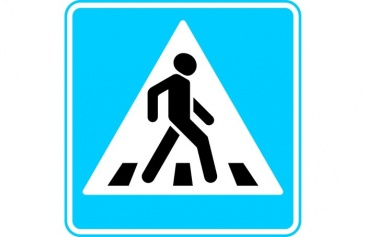
%> input picture technical_vision/lab_2/roadSign.jpg, 366 x 237 px
$ octave EditImage.m   (GNU Octave 9; MATLAB toolbox functions it lacks are replaced by stand-ins)
%> lines starting %> are read from the running program, lines starting %| are printed output that depends on the picture
### technical_vision/lab_2/saveImage.m
function saveImage(Image, title_, path, closeFigure)
fh = figure; title(title_);
imshow(Image)
saveas(fh, path, 'jpg');
if (strcmp(closeFigure, 'true'))
    close(fh);
end
disp(['figure "',title_,'" was saved [done]'])

### technical_vision/lab_2/EditImage.m
closeFigure = 'false';
% Shift
%__________________________________________________________________________
xShift = 10; % px
yShift = 10; % px
disp('Shift')
disp('   ');
mkdir shift;
disp('creating a folder "shift" [done]');

Image = imread('roadSign.jpg');
%> Image is the input picture: size 237x366x3 uint8; mean R, G, B 143.1, 219.9, 238.2
T = [1 0 0; 0 1 0; xShift yShift 1];
tform = affine2d(T);
Image_shift = imwarp(Image, tform , 'Interp', 'nearest', 'OutputView',...
imref2d(size(Image), [1 size(Image,2)] , [1 size(Image,1)]));
saveImage(Image, 'original', 'shift/original', closeFigure);
saveImage(Image_shift, 'shift', 'shift/shift', closeFigure);
disp('   ');
%__________________________________________________________________________

% Reflect
%__________________________________________________________________________
disp('Reflect');
disp('   ');
mkdir reflect;
disp('creating a folder "reflect" [done]');

T = [1 0 0; 0 -1 0; 0 0 1];
tform = affine2d(T);
Image_reflect = imwarp(Image, tform);
saveImage(Image, 'original', 'reflect/original', closeFigure);
saveImage(Image_reflect, 'reflect', 'reflect/reflect', closeFigure);
disp('   ');
%__________________________________________________________________________

% Scale
%__________________________________________________________________________
disp('Scale');
disp('   ');
mkdir scale;
disp('creating a folder "scale" [done]');
T = [0.2 0 0; 0 0.2 0; 0 0 1];
tform = affine2d(T);
Image_scale = imwarp(Image, tform);

saveImage(Image, 'original', 'scale/original', closeFigure);
saveImage(Image_scale, 'scale', 'scale/scale', closeFigure);
disp('   ');
%__________________________________________________________________________

% Rotate
%__________________________________________________________________________
disp('Rotate');
disp('   ');
mkdir rotate;
disp('creating a folder "rotate" [done]');
phi = 17*pi/180;
T = [cos(phi) sin(phi) 0;
    -sin(phi) cos(phi) 0;
    0 0 1];
tform = affine2d(T);
Image_rotate = imwarp(Image, tform );

saveImage(Image, 'original', 'rotate/original', closeFigure);
saveImage(Image_rotate, 'rotate', 'rotate/rotate', closeFigure);
disp('   ');
%__________________________________________________________________________

% Скос изображения
%__________________________________________________________________________
disp('Bevel');
disp('   ');
mkdir bevel;
disp('creating a folder "bevel" [done]');
T = [1 0 0; 0.3 1 0; 0 0 1];
tform = affine2d (T);
Image_bevel = imwarp (Image, tform );
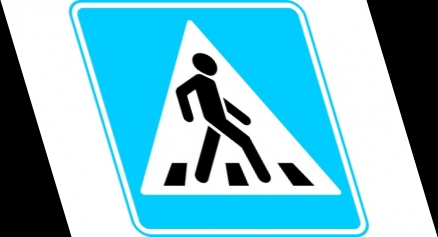
%> Image_bevel: size 237x438x3 uint8; mean R, G, B 119.6, 183.7, 199.1

saveImage(Image, 'original', 'bevel/original', closeFigure);
saveImage(Image_bevel, 'bevel', 'bevel/bevel', closeFigure);
disp('   ');
%__________________________________________________________________________

% Кусочно-линейные преобразования
%__________________________________________________________________________
disp('Piecewiselinear');
disp('   ');
mkdir piecewiselinear;
disp('creating a folder "piecewiselinear" [done]');
imid = round(size(Image ,2)/2);
%> imid = 183
Image_left = Image(:, 1:imid, :);
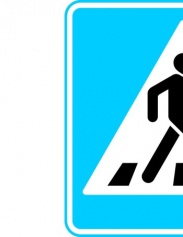
%> Image_left: size 237x183x3 uint8; mean R, G, B 141.9, 218.7, 237
stretch = 2;
Image_right = Image(:, (imid+1:end), :);
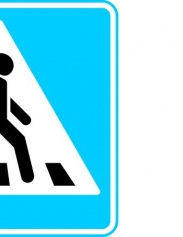
%> Image_right: size 237x183x3 uint8; mean R, G, B 144.3, 221.1, 239.4
T = [stretch 0 0; 0 1 0; 0 0 1];
tform = affine2d(T);
Image_scale = imwarp (Image_right , tform);
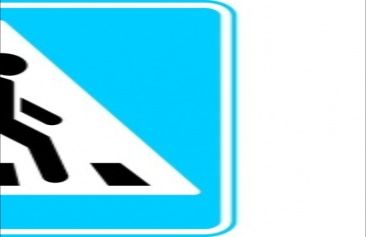
%> Image_scale: size 237x366x3 uint8; mean R, G, B 144.1, 220.9, 239.2
Image_piecewiselinear = [Image_left Image_scale];
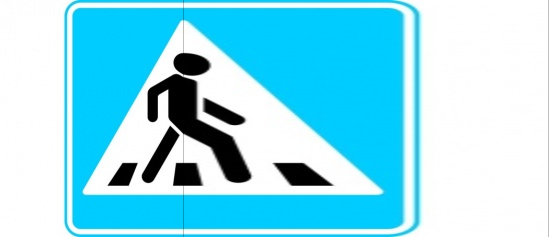
%> Image_piecewiselinear: size 237x549x3 uint8; mean R, G, B 143.3, 220.1, 238.5

saveImage(Image, 'original', 'piecewiselinear/original', closeFigure);
saveImage(Image_piecewiselinear, 'piecewiselinear',...
    'piecewiselinear/piecewiselinear', closeFigure);
disp('   ');
%__________________________________________________________________________

% Проекция изображения
%__________________________________________________________________________
disp('Projective');
disp('   ');
mkdir projective;
disp('creating a folder "projective" [done]');

T = [1.1 0.35 0; 0.2 1.1 0; 0.00075 0.0005 1];
tform = projective2d (T);
Image_projective = imwarp (Image, tform );
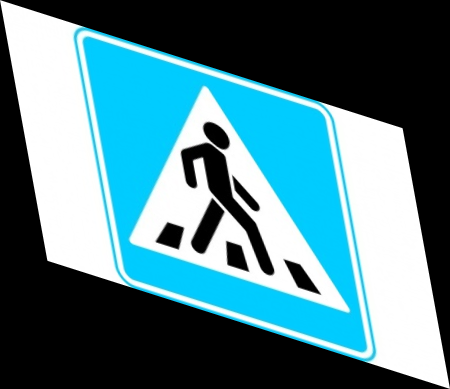
%> Image_projective: size 389x450x3 uint8; mean R, G, B 80.8, 124.2, 134.6

saveImage(Image, 'original', 'projective/original', closeFigure);
saveImage(Image_projective, 'projective',...
    'projective/projective', closeFigure);
disp('   ');
%__________________________________________________________________________

% Полиномиальное преобразование
%__________________________________________________________________________
disp('Polynomial');
disp('   ');
mkdir polynomial;
disp('creating a folder "polynomial" [done]');

[numRows , numCols , Layers] = size(Image);
%> numRows = 237; numCols = 366; Layers = 3
T = [0 0; 1 0; 0 1; 0.00001 0;
    0.002 0; 0.001 0];
for k =1:1:Layers
    for y =1:1:numCols
        for x =1:1:numRows
            xnew = round(T(1 ,1)+T(2 ,1)*x +...
            T(3 ,1)*y+T(4 ,1)*x^2+...
            T(5 ,1)*x*y+T(6 ,1)*y^2);
            ynew = round(T(1 ,2)+T(2 ,2)*x +...
            T(3 ,2)*y+T(4 ,2)*x^2+...
            T(5 ,2)*x*y+T(6 ,2)*y^2);
            I_polynomial(xnew ,ynew ,k) = ...
            Image(x,y,k);
        end
    end
end
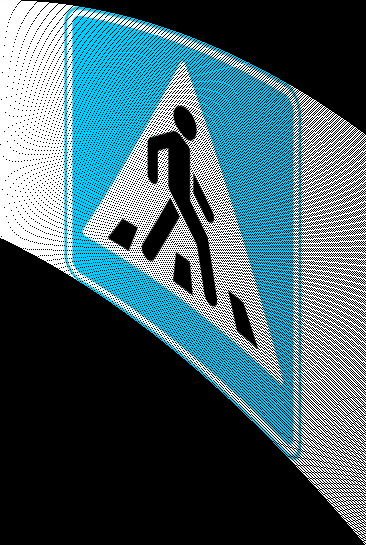
%> I_polynomial: size 545x366x3 uint8; mean R, G, B 62.2, 95.6, 103.6

saveImage(Image, 'original', 'polynomial/original', closeFigure);
saveImage(I_polynomial, 'polynomial',...
    'polynomial/polynomial', closeFigure);
disp('   ');
% %__________________________________________________________________________

% Синусоидальное искажение
%__________________________________________________________________________
disp('Sinusoid');
disp('   ');
mkdir sinusoid;
disp('creating a folder "sinusoid" [done]');

[nrows , ncols , ~] = size(Image);
%> nrows = 237; ncols = 366
[xi ,yi] = meshgrid(1:ncols , 1:nrows);
imid = round (size(Image ,2)/2);
u = xi + 20*sin(2* pi*yi/90);
v = yi;
tmap_B = cat(3,u,v);
%> (the run ends here)
